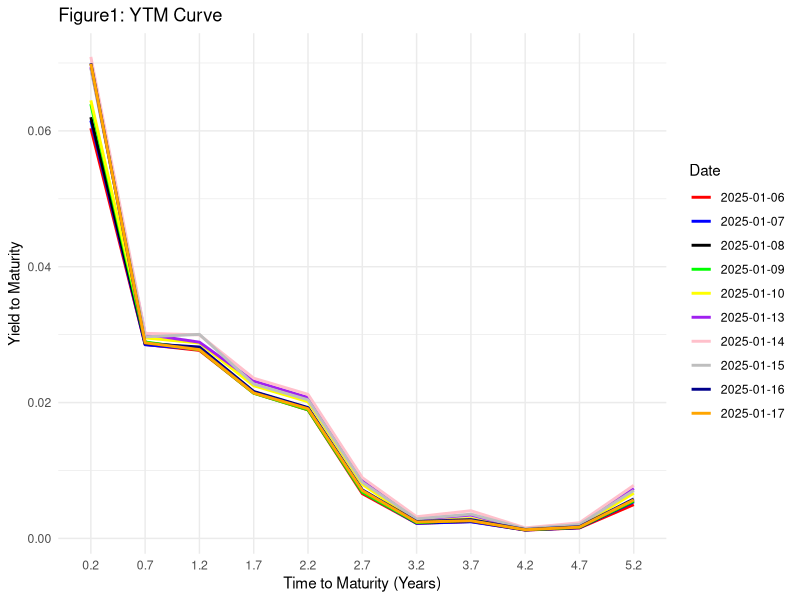
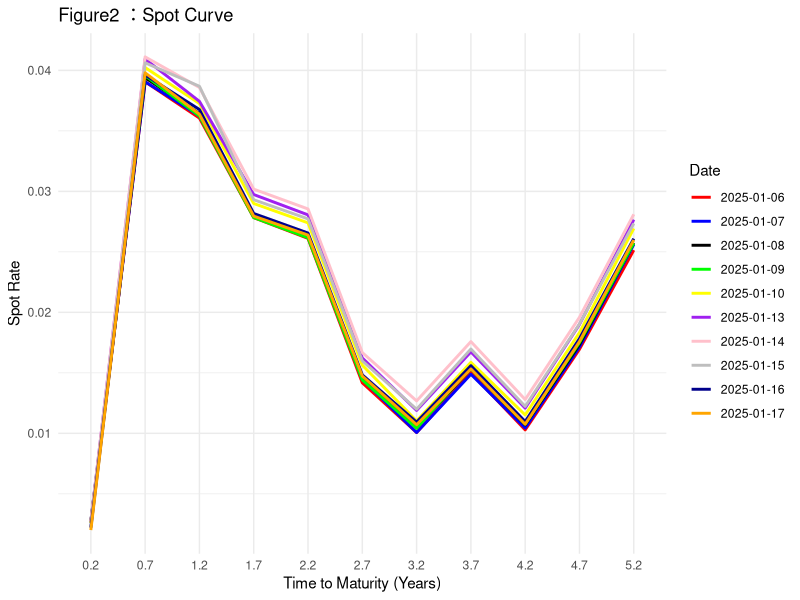
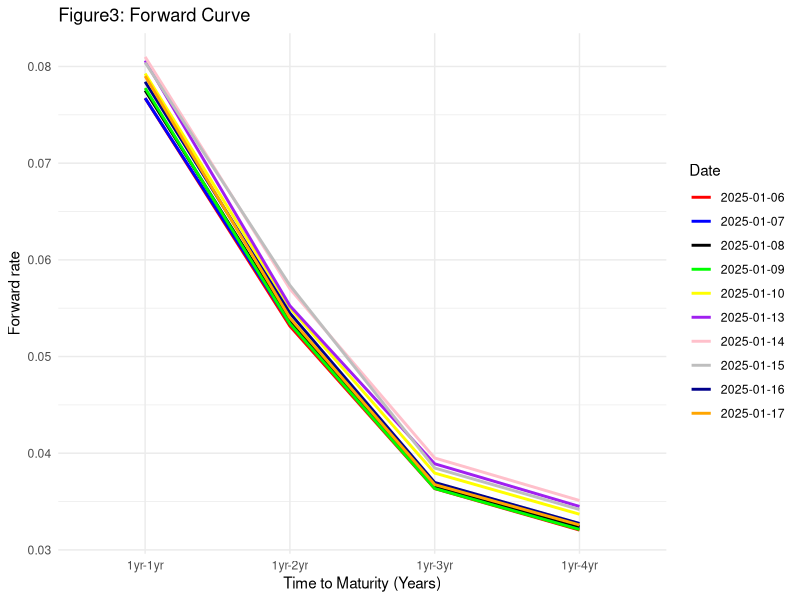

Source code (R) for these figures, in order:
## ---- chunk 1
library(readr)
bond_data <- read_csv("bond_data.csv")
## ---- chunk 2
trading_dates<- as.Date(colnames(bond_data)[6:15], format = "%Y/%m/%d")
bond_data$issue_time<- as.Date(bond_data$issue_time, format = "%Y/%m/%d")
bond_data$maturity_time<- as.Date(bond_data$maturity_time, format = "%Y/%m/%d")
coupon <- bond_data$coupon*0.01
## ---- chunk 3
close_matrix <- as.matrix(bond_data[1:11, 6:15])
print(close_matrix)

## ---- chunk 4
# make an ytm matrix to collect the result
ytm_matrix <- matrix(NA, nrow = 11, ncol = 10) 


freq <- 2  
face_value <- 100

# loop
for (bond_order in 1:11){
  for ( t in 1:10) {
  bond_name <- bond_data$name[bond_order]  
  maturity <- as.Date(bond_data$maturity_time[bond_order])  
  coupon <- bond_data$coupon[bond_order]/2  # semi-annually payment
  close_price <- as.numeric(close_matrix[bond_order, t])  
  day <- as.Date(trading_dates[t])  
### According to the continuous discounting   
    ytm_function <- function(x) {
      value_1 <- coupon * exp(-x * as.numeric(maturity - day) / 365) + 
               face_value * exp(-x * as.numeric(maturity - day) / 365) -
               close_price 

      if (bond_order >= 2) {
        intervals <- seq(-0.5, -5.0, by = -0.5) 
        extra_terms <- intervals[1:(bond_order - 1)] 
        value_1 <- value_1 + sum(coupon * exp(-x * (as.numeric(maturity - day) + extra_terms)))
      }
      return(value_1)
    }

    ytm_matrix[bond_order, t] <- 
      uniroot(ytm_function, interval = c(-1, 1))$root
  }
}

print(ytm_matrix)

## ---- chunk 5
ytmdataframe <- as.data.frame(ytm_matrix)
colnames(ytmdataframe) <- format(trading_dates)
rownames(ytmdataframe) <- format(bond_data$name)
print(ytmdataframe)
 
## ---- chunk 6
library(ggplot2)
library(readr)

ytmdataframe$mature <- c("0.2","0.7","1.2","1.7","2.2","2.7","3.2","3.7","4.2","4.7","5.2")
## randomly select

color_ytm = c("2025-01-06" = "red", "2025-01-07" = "blue",
              "2025-01-08" = "black", "2025-01-09" = "green",
              "2025-01-10" = "yellow", "2025-01-13" = "purple",
              "2025-01-14" = "pink", "2025-01-15" = "grey",
              "2025-01-16" = "darkblue","2025-01-17" = "orange")

ggplot(ytmdataframe, aes(x = mature)) +
    geom_line(aes(y = `2025-01-06`, color = "2025-01-06", group = 1), size = 1) +
    geom_line(aes(y = `2025-01-07`, color = "2025-01-07", group = 1), size = 1) +
    geom_line(aes(y = `2025-01-08`, color = "2025-01-08", group = 1), size = 1) +
    geom_line(aes(y = `2025-01-09`, color = "2025-01-09", group = 1), size = 1) +
    geom_line(aes(y = `2025-01-10`, color = "2025-01-10", group = 1), size = 1) +
    geom_line(aes(y = `2025-01-13`, color = "2025-01-13", group = 1), size = 1) +
    geom_line(aes(y = `2025-01-14`, color = "2025-01-14", group = 1), size = 1) +
    geom_line(aes(y = `2025-01-15`, color = "2025-01-15", group = 1), size = 1) +
    geom_line(aes(y = `2025-01-16`, color = "2025-01-16", group = 1), size = 1) +
    geom_line(aes(y = `2025-01-17`, color = "2025-01-17", group = 1), size = 1) +
    labs(x = "Time to Maturity (Years)", 
         y = "Yield to Maturity", 
         title = "Figure1: YTM Curve",
         color = "Date") +
    scale_color_manual(values = color_ytm) +
    theme_minimal()

## ---- chunk 7
### we will plan to calculate different spot rate according to the different trading date.


spot_matrix <- matrix(NA, nrow = 11, ncol = 10)
face_value <- 100  

# Bootstrapping
for (t in 1:10) {
  maturity <- as.Date(bond_data$maturity_time) 
  day <- as.Date(trading_dates[t])  
  Mt <- as.numeric(maturity - day) / 365  
  price <- as.numeric(close_matrix[, t]) 
  coupon <- bond_data$coupon / 2  
  spot_matrix[1, t] <- (face_value / price[1]) - 1

  for (bond_order in 2:11) {

    pv <- sum(coupon[1:(bond_order - 1)] / 
                ((1 + spot_matrix[1:(bond_order - 1), t])^(1:(bond_order - 1))))
    
    ## function define
    spot_function <- function(x) {
      pv + (face_value + coupon[bond_order]) / ((1 + x)^Mt[bond_order]) - price[bond_order]
    }
spot_matrix[bond_order, t] <- uniroot(spot_function, interval = c(0, 1))$root
  }
}


print(spot_matrix)



## ---- chunk 8
spotdataframe <- as.data.frame(spot_matrix)
colnames(spotdataframe) <- format(trading_dates)
rownames(spotdataframe) <- format(bond_data$name)
print(spotdataframe)
 
## ---- chunk 9
spotdataframe$mature <- c("0.2","0.7","1.2","1.7","2.2","2.7","3.2","3.7","4.2","4.7","5.2")
## randomly select

color_ytm = c("2025-01-06" = "red", "2025-01-07" = "blue",
              "2025-01-08" = "black", "2025-01-09" = "green",
              "2025-01-10" = "yellow", "2025-01-13" = "purple",
              "2025-01-14" = "pink", "2025-01-15" = "grey",
              "2025-01-16" = "darkblue","2025-01-17" = "orange")

ggplot(spotdataframe, aes(x = mature)) +
    geom_line(aes(y = `2025-01-06`, color = "2025-01-06", group = 1), size = 1) +
    geom_line(aes(y = `2025-01-07`, color = "2025-01-07", group = 1), size = 1) +
    geom_line(aes(y = `2025-01-08`, color = "2025-01-08", group = 1), size = 1) +
    geom_line(aes(y = `2025-01-09`, color = "2025-01-09", group = 1), size = 1) +
    geom_line(aes(y = `2025-01-10`, color = "2025-01-10", group = 1), size = 1) +
    geom_line(aes(y = `2025-01-13`, color = "2025-01-13", group = 1), size = 1) +
    geom_line(aes(y = `2025-01-14`, color = "2025-01-14", group = 1), size = 1) +
    geom_line(aes(y = `2025-01-15`, color = "2025-01-15", group = 1), size = 1) +
    geom_line(aes(y = `2025-01-16`, color = "2025-01-16", group = 1), size = 1) +
    geom_line(aes(y = `2025-01-17`, color = "2025-01-17", group = 1), size = 1) +
    labs(x = "Time to Maturity (Years)", 
         y = "Spot Rate", 
         title = "Figure2 ：Spot Curve",
         color = "Date") +
    scale_color_manual(values = color_ytm) +
    theme_minimal()

## ---- chunk 10
forward_matrix <- matrix(NA, nrow = 4, ncol = length(trading_dates))
for (t in 1:10) {  
  S1 <- spot_matrix[1, t] 
  for ( a in 2:5) {  
    ST <- spot_matrix[a , t] 
    forward_matrix[a-1, t] <- ((1 + ST)^a / (1 + S1)^1)^(1 / (a - 1)) - 1
  }
}
forward_matrix


## ---- chunk 11
forwarddataframe <- as.data.frame(forward_matrix)
colnames(forwarddataframe) <- format(trading_dates)
rownames(forwarddataframe) <- format(c("1yr-1yr", "1yr-2yr", "1yr-3yr", "1yr-4yr"))
print(forwarddataframe)
## ---- chunk 12
forwarddataframe$mature <- c("1yr-1yr", "1yr-2yr", "1yr-3yr", "1yr-4yr")
## randomly select

color_ytm = c("2025-01-06" = "red", "2025-01-07" = "blue",
              "2025-01-08" = "black", "2025-01-09" = "green",
              "2025-01-10" = "yellow", "2025-01-13" = "purple",
              "2025-01-14" = "pink", "2025-01-15" = "grey",
              "2025-01-16" = "darkblue","2025-01-17" = "orange")

ggplot(forwarddataframe, aes(x = mature)) +
    geom_line(aes(y = `2025-01-06`, color = "2025-01-06", group = 1), size = 1) +
    geom_line(aes(y = `2025-01-07`, color = "2025-01-07", group = 1), size = 1) +
    geom_line(aes(y = `2025-01-08`, color = "2025-01-08", group = 1), size = 1) +
    geom_line(aes(y = `2025-01-09`, color = "2025-01-09", group = 1), size = 1) +
    geom_line(aes(y = `2025-01-10`, color = "2025-01-10", group = 1), size = 1) +
    geom_line(aes(y = `2025-01-13`, color = "2025-01-13", group = 1), size = 1) +
    geom_line(aes(y = `2025-01-14`, color = "2025-01-14", group = 1), size = 1) +
    geom_line(aes(y = `2025-01-15`, color = "2025-01-15", group = 1), size = 1) +
    geom_line(aes(y = `2025-01-16`, color = "2025-01-16", group = 1), size = 1) +
    geom_line(aes(y = `2025-01-17`, color = "2025-01-17", group = 1), size = 1) +
    labs(x = "Time to Maturity (Years)", 
         y = "Forward rate", 
         title = "Figure3: Forward Curve",
         color = "Date") +
    scale_color_manual(values = color_ytm) +
    theme_minimal()


## ---- chunk 13
### YTM
yieldreturn <- matrix(NA,ncol = 5, nrow = 9)
for (j in 1:9) {
  for (i in 1:5) {
  yieldreturn[j,i]=log(ytm_matrix[i,j+1]/ytm_matrix[i,j])
  }
}
yieldreturn
cov_yieldreturn = round(cov(yieldreturn, yieldreturn),7)
cov_yieldreturn

eigen_yieldreturn <- eigen(cov_yieldreturn)
round(eigen_yieldreturn$values,7)
round(eigen_yieldreturn$vectors, 7)

### Forward
forwardreturn <- matrix(NA, ncol = 4, nrow = 9)
for (j in 1:9) {
  for (i in 1:4) {
  forwardreturn[j,i]=log(forward_matrix[i,j+1]/forward_matrix[i,j])
  }
}
forwardreturn
cov_forwardreturn = round(cov(forwardreturn, forwardreturn),7)
cov_forwardreturn

eigen_forwardreturn <- eigen(cov_forwardreturn)
round(eigen_forwardreturn$values,7)
round(eigen_forwardreturn$vectors, 7)



